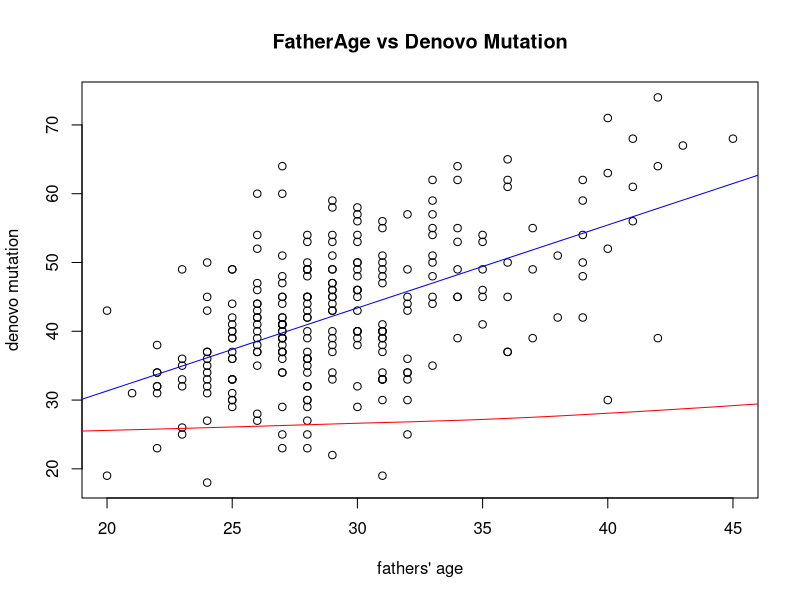
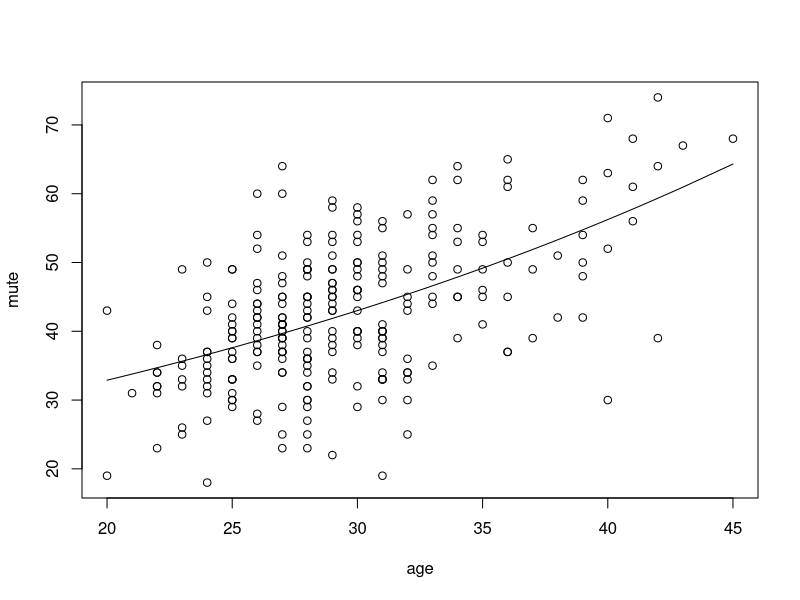
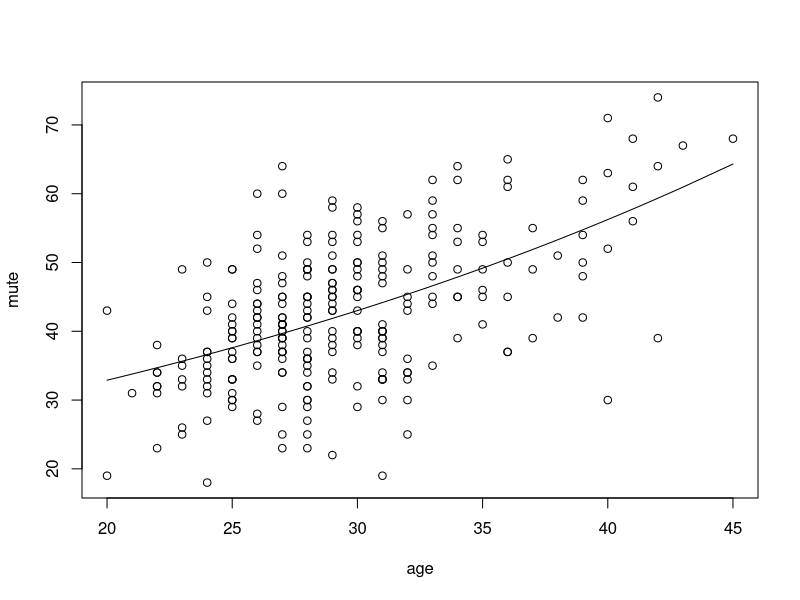
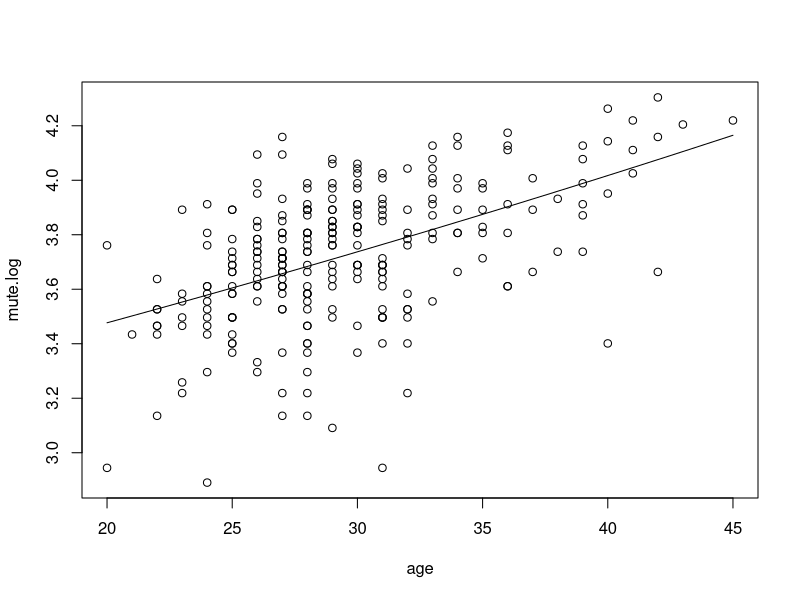
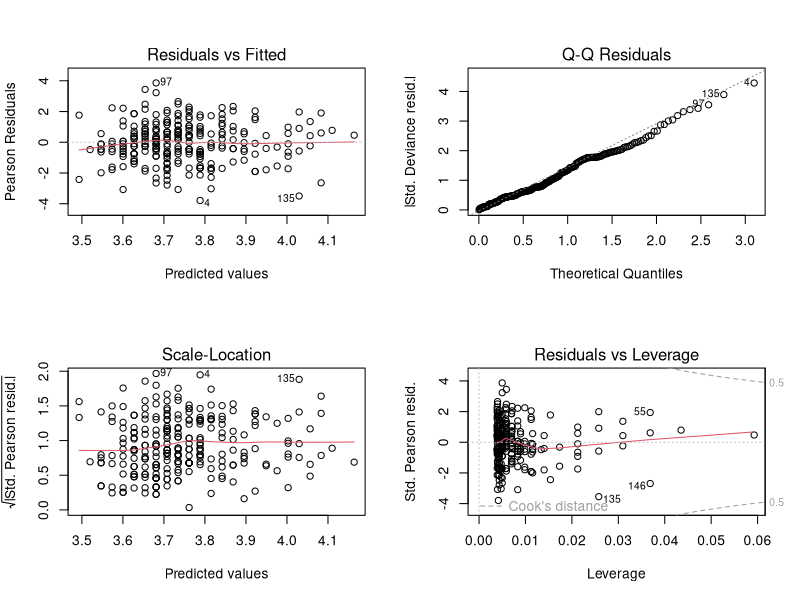
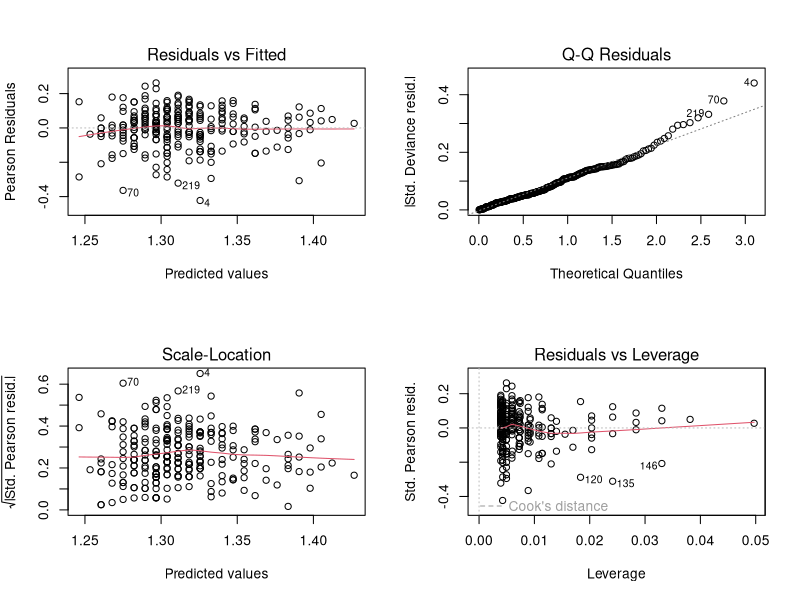
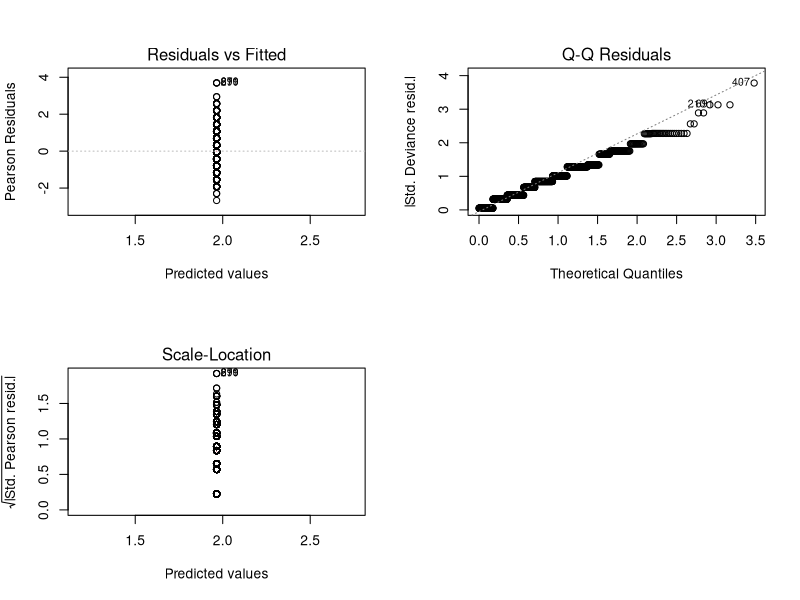
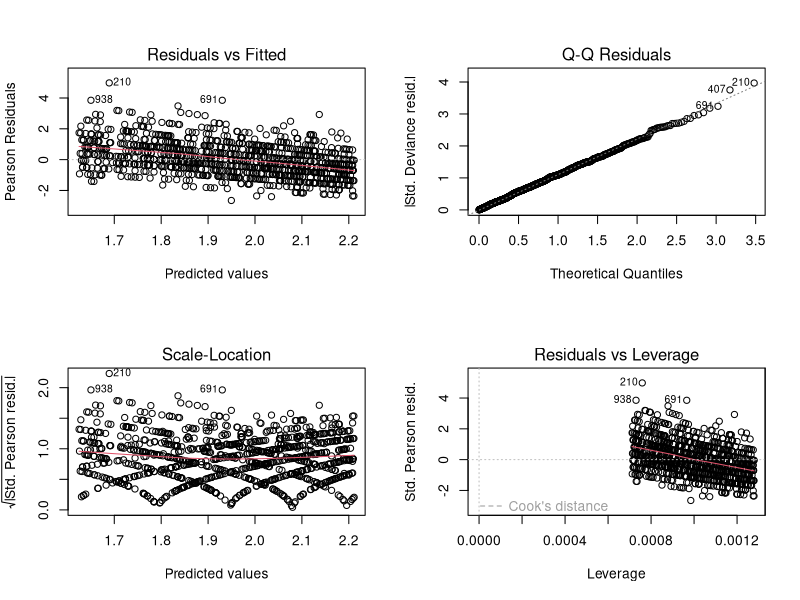

Source code (R) for these figures, in order: (Note: this script raises an error after producing the figures.)
##Generalized Linear Models

#######

## possible useful packages to install
## ggplot2
install.packages("ggplot2")

## sandwich
install.packages("sandwich")

## msm
install.packages("msm")

## require packages
require(ggplot2)

require(sandwich)

require(msm)

## qqplot included in ggplot2;



## try to simulate the Poisson Regression of Fathers' ages and
## the mutation rate in a certain gene
## 



##### Read in a table of mutation rate and parental ages
## from local file
data <- read.table("denovo_age_data.txt", header = TRUE, sep = "\t")
summary(data)

plot(data$AgeFatherAtConception, data$nDNM, main = "FatherAge vs Denovo Mutation", 
     xlab = "fathers' age", ylab = "denovo mutation")

## add fit lines
abline( lm( data$nDNM ~ data$AgeFatherAtConception), col = "blue") 
lines(lowess(data$nDNM, data$AgeFatherAtConception), col = "red")

age <- data$AgeFatherAtConception
mute <- data$nDNM


## fit mutations against father's age
fitMuteAge <- glm(mute ~ age, family = "poisson")
summary(fitMuteAge)


## coeff
coeff <- coef(fitMuteAge)
coeff

par(mfrow=c(1,1))
plot(age, mute)
xvalues <- sort(age)
log_mean <- coeff[1] + coeff[2] * xvalues

mean_value <- exp(log_mean)
lines(xvalues, mean_value)

plot(age, mute)
lines(xvalues, mean_value)


#######################
## fit log-mutations against father's age
## this does not work, ==! 
#mute.log <- as.integer(mute.log)
mute.log <- log(mute)
mute.log

fitLogMute <- glm(mute.log ~ age, family = "poisson")
summary(fitLogMute)

## coeff of log mutations against age
coeff.log <- coef(fitLogMute)
coeff.log

plot(age, mute.log)
x_values.log <- sort(age)

mean.log <- coeff.log[1] + coeff.log[2] * x_values.log
mean_value.log <- exp(mean.log)
lines(x_values.log, mean_value.log)


## Q-Q plot
par(mfrow=c(2,2))
plot(fitMuteAge)

plot(fitLogMute)


############################################################
# mutation rate for gene_X
lambda <- runif(1000,5,9)

# generate fathers' age, a normal distribution (35, 6)
age <- rnorm(1000, 35, 6)


# number of mutations (count) in gene_X
# here we try three different methods to generate mutations
X1 <- rpois(1000,mean(lambda))
X2 <- rpois(1000,lambda)
X3 <- rpois(1000, age)

# try two different offset(), see which one would fit well
l.MR <- rep(log(mean(lambda)),1000)

l2.MR <- log(lambda)


## fit mutations with different offsets

# fit X1 to two offsets
fitX1_mLamb <- glm(X1~offset(l.MR),family="poisson")
fitX1_Lamb <- glm(X1 ~ offset(l2.MR), family="poisson")

# fit X2 to two offsets
fitX2_mLamb <- glm( X2~offset(l.MR), family = "poisson")
fitX2_Lamb <- glm( X2~offset(l2.MR), family = "poisson")

# fit X3 to two offsets
fitX3_mLamb <- glm( X3~offset(l.MR), family = "poisson")   ## family = "poisson")
fitX3_Lamb <- glm( X3~offset(l2.MR), family = "poisson")   ## family = "poisson")


##fit4 <- glm( X3~offset(l.MR), family = "poisson")
##fit5 <- glm( X3~offset(l2.MR), family = "poisson")


## summary fit1 - fit5
summary(fitX1_mLamb)
summary(fitX1_Lamb)

summary(fitX2_mLamb)
summary(fitX2_Lamb)

summary(fitX3_mLamb)
summary(fitX3_Lamb)



## plot all fited models
# plot fitX1 to two offsets
par(mfrow=c(2,2))
plot(fitX1_mLamb)

par(mfrow=c(2,2))
plot(fitX1_Lamb)


# plot fit X2 to two offsets
par(mfrow=c(2,2))
plot(fitX2_mLamb)

par(mfrow=c(2,2))
plot(fitX2_Lamb)


# plot fit X3 to two offsets
par(mfrow=c(2,2))
plot(fitX3_mLamb)

par(mfrow=c(2,2))
plot(fitX3_Lamb)






#########################################
#########################################
## NOT useful below, still working on these plotting code

fitted(fit1)


## cal the Intercept for fit
cov.fit <- vcovHC(fit, type = "HC0")
cov.fit <- vcovHC(fit, type="HC0")
std.err <- sqrt(diag(cov.fit))
r.est <- cbind(Estimate = coef(fit), "Robust SE" = std.err,
               "Pr(>|z|)" = 2 * pnorm( abs( coef(fit)/std.err), lower.tail = FALSE),
               LL = coef(fit) - 1.96 * std.err, 
               UL = coef(fit) + 1.96 * std.err)

r.est

##
with(fit, cbind(res.deviance = deviance, df = df.residual,
                p = pchisq(deviance, df.residual, lower.tail=FALSE)))

fit_update <- update(fit2, . ~ . - X2)

##anova
anova(fit_update, fit, test = "Chisq")




## cal the Intercept for fit2
cov.fit2 <- vcovHC(fit2, type = "HC0")
cov.fit2 <- vcovHC(fit2, type="HC0")
std.err <- sqrt(diag(cov.fit2))
r2.est <- cbind(Estimate = coef(fit2), "Robust SE" = std.err,
                "Pr(>|z|)" = 2 * pnorm( abs( coef(fit2)/std.err), lower.tail = FALSE),
                LL = coef(fit2) - 1.96 * std.err, 
                UL = coef(fit2) + 1.96 * std.err)

r2.est

##
with(fit2, cbind(res.deviance = deviance, df = df.residual,
                 p = pchisq(deviance, df.residual, lower.tail=FALSE)))

##anova(fit2, fit, test = "Chisq")
anova(fit, test = "Chisq")
anova(fit2, test = "Chisq")
anova(fit3, test = "Chisq")

##drop1()
drop1(fit, test = "Chisq")


plot(fit)

plot(fit2)

plot(fit3)
